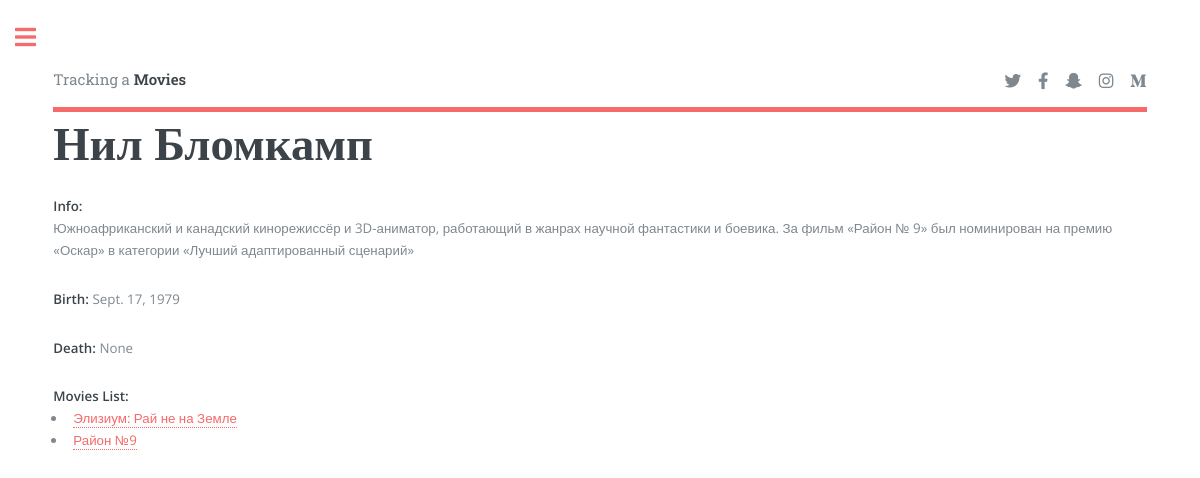
Page /director/1/ on the committed database.
### catalog/models.py (models this page shows, shortened)
class Director(models.Model):
    first_name = models.CharField(max_length=100)
    last_name = models.CharField(max_length=100)
    bio = models.TextField(null=True)
    date_of_birth = models.DateField(null=True, blank=True)
    date_of_death = models.DateField('Died', null=True, blank=True)

class Film(models.Model):
    title = models.CharField(max_length=200)
    director = models.ForeignKey(Director, on_delete=models.SET_NULL, null=True)
    summary = models.TextField(max_length=1000, help_text="Enter a brief description of the film")
    year = models.CharField(max_length=4)
    genre = models.ManyToManyField(Genre)
    def __str__(self):
        return self.title
    def get_absolute_url(self):
        return reverse('film-detail', args=[str(self.id)])

### catalog/views.py (the view)
# urls.py: path('director/<int:pk>/', DirectorDetailView.as_view(), name='director-detail'),
class DirectorDetailView(generic.DetailView):
    model = Director
    def get_context_data(self, **kwargs):
        context = super(DirectorDetailView, self).get_context_data(**kwargs)
        context['film_list'] = Film.objects.filter(director=self.kwargs['pk'])
        return context

### catalog/templates/catalog/director_detail.html
{% extends "catalog/base.html" %}
{% block content %}
<div style="display:flex"><h1 style="display:inline">{{ director.first_name }} {{ director.last_name }}</h1>
</div>
<p><strong>Info:</strong> <br>{{ director.bio }}</p>
<p><strong>Birth:</strong> {{ director.date_of_birth }}</p>
<p><strong>Death:</strong> {{ director.date_of_death }}</p>
<strong>Movies List:</strong>
<ul>
    {% for film in film_list %}
    <li><a href="{{film.get_absolute_url}}">{{film}}</a></li>
    {% endfor %}
</ul>
{% endblock %}

### catalog/static/catalog/assets/css/main.css (style rules this page uses)
html, body, div, span, applet, object, iframe, h1, h2, h3, h4, h5, h6, p, blockquote, pre, a, abbr, acronym, address, big, cite, code, del, dfn, em, img, ins, kbd, q, s, samp, small, strike, strong, sub, sup, tt, var, b, u, i, center, dl, dt, dd, ol, ul, li, fieldset, form, label, legend, table, caption, tbody, tfoot, thead, tr, th, td, article, aside, canvas, details, embed, figure, figcaption, footer, header, hgroup, menu, nav, output, ruby, section, summary, time, mark, audio, video { margin: 0; padding: 0; border: 0; font-size: 100%; font: inherit; vertical-align: baseline; }
body { line-height: 1; }
ol, ul { list-style: none; }
body { -webkit-text-size-adjust: none; }
body { -ms-overflow-style: scrollbar; }
html { box-sizing: border-box; }
*, *:before, *:after { box-sizing: inherit; }
body { background: #ffffff; }
body, input, select, textarea { color: #7f888f; font-family: "Open Sans", sans-serif; font-size: 13pt; font-weight: 400; line-height: 1.65; }
@media screen and (max-width: 1680px) { body, input, select, textarea { font-size: 11pt; } }
@media screen and (max-width: 1280px) { body, input, select, textarea { font-size: 10pt; } }
a { -moz-transition: color 0.2s ease-in-out, border-bottom-color 0.2s ease-in-out; -webkit-transition: color 0.2s ease-in-out, border-bottom-color 0.2s ease-in-out; -ms-transition: color 0.2s ease-in-out, border-bottom-color 0.2s ease-in-out; transition: color 0.2s ease-in-out, border-bottom-color 0.2s ease-in-out; border-bottom: dotted 1px; color: #f56a6a; text-decoration: none; }
strong, b { color: #3d4449; font-weight: 600; }
p { margin: 0 0 2em 0; }
h1, h2, h3, h4, h5, h6 { color: #3d4449; font-family: "Roboto Slab", serif; font-weight: 700; line-height: 1.5; margin: 0 0 1em 0; }
h1 { font-size: 4em; margin: 0 0 0.5em 0; line-height: 1.3; }
@media screen and (max-width: 1680px) { h1 { font-size: 3.5em; } }
ul { list-style: disc; margin: 0 0 2em 0; padding-left: 1em; }
ul li { padding-left: 0.5em; }

### rows in the picture
Director: first_name "Нил", last_name "Бломкамп", bio "Южноафриканский и канадский кинорежиссёр и 3D-аниматор, работающий в жанрах научной фантастики и боевика. За фильм «Район № 9» был номинирован на премию «Оскар» в категории «Лучший адаптированный сценарий»", date_of_birth "Sept. 17, 1979", date_of_death "None"
Film: title "Элизиум: Рай не на Земле"
Film: title "Район №9"
